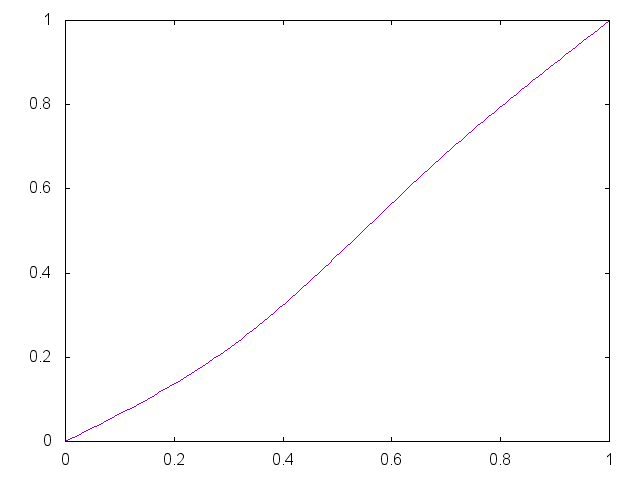

Write gnuplot code to recreate this figure.


set term png

set output "generate/static/generate/csplines-0.25-0.65.png"
plot '-' smooth csplines notitle
0 0
0.33 0.25
0.67 0.65 
1 1
e

reset;
